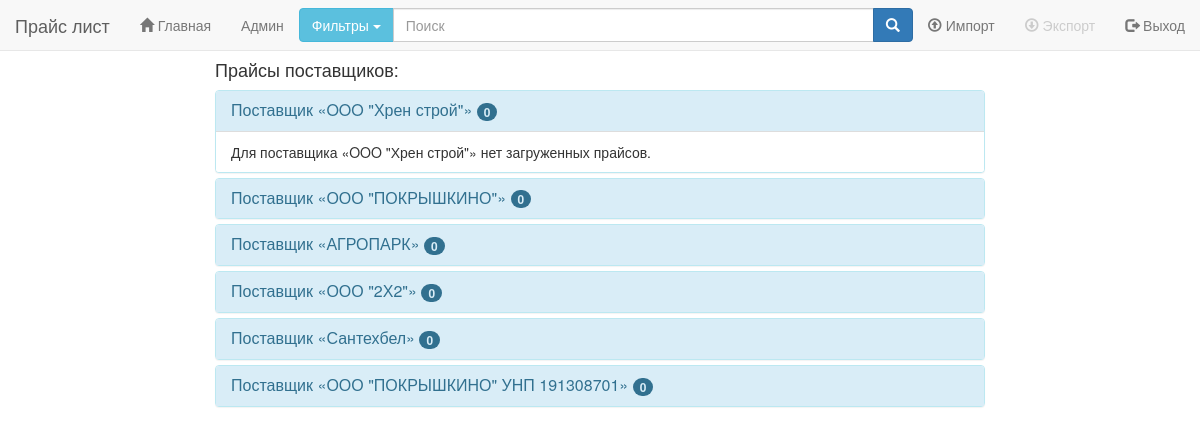
The app's page /price/ (signed in), older data.
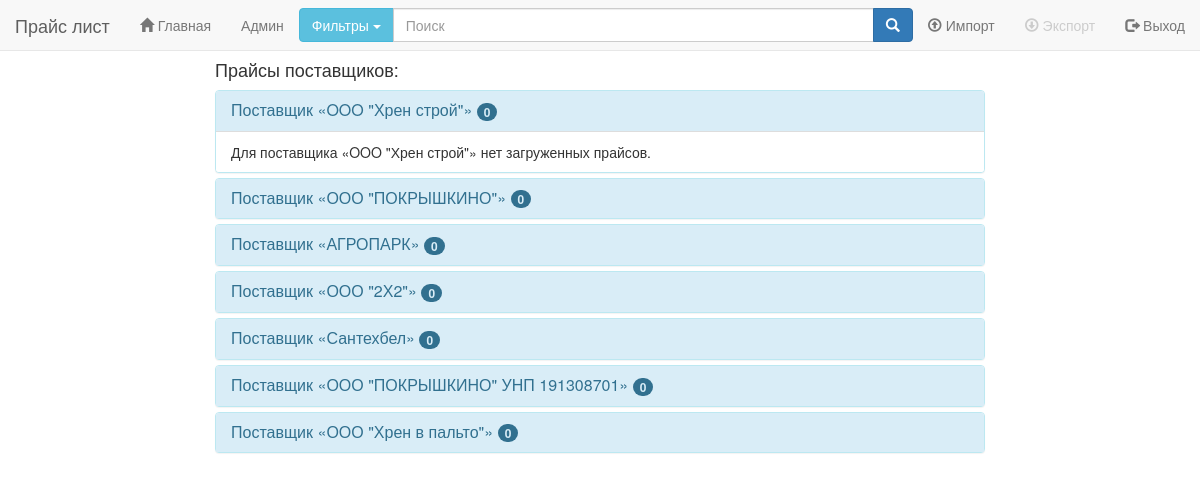
The same page, newer data.
### main_site/models.py (models this page shows, shortened)
class Dealer(models.Model):
	name = models.CharField(max_length=255, null=True)
	class Meta:
		db_table = 't_dealer'

### main_site/views.py (the view, shortened to what this page needs)
class SearchView(View):
	def get(self, request):
		if not request.user.is_authenticated():
			return redirect('/')
		articles = Products.objects.all().order_by('-id')[:30]
		deals = ((i.name, [j for j in Documents.objects.filter(dealer__id=i.id)]) for i in Dealer.objects.all())
		return render(request, 'main_site/rezult.html', {'articles': articles, 'dealers': deals})

### templates/main_site/rezult.html (shortened to what this page needs)
{% extends 'base.html' %}
{% block nav_content %}
	<div class="collapse navbar-collapse" id="bs-example-navbar-collapse-1">
		<ul class="nav navbar-nav">
			<li><a href="/price/"><span class="glyphicon glyphicon-home"></span> Главная</a></li>
			{% if user.is_superuser %}
				<li><a href="/admin/">Админ</a></li>
			{% endif %}
		</ul>
		<ul class="nav navbar-nav navbar-right" style="margin-right: 0px;">
			{% if user.is_superuser %}
				<li><a href="/price/upload/"><span class="glyphicon glyphicon-upload"></span> Импорт</a></li>
				<li class="disabled"><a href="#"><span class="glyphicon glyphicon-download"></span> Экспорт</a></li>
			{% endif %}
			<li><a href="/logout/"><span class="glyphicon glyphicon-log-out"></span> Выход</a></li>
		</ul>
		<form class="navbar-form-alt" role="search">
			<div class="input-group">
				<div class="input-group-btn search-panel">
					<button type="button" class="btn btn-info dropdown-toggle" data-toggle="dropdown">
						<span id="search_concept">Фильтры</span> <span class="caret"></span>
					</button>
				</div>
				<input type="text" name="query" class="form-control" value="" placeholder="Поиск" autocomplete="off" autofocus="autofocus">
				<span class="input-group-btn">
					<button class="btn btn-primary" id="search-btn">
						<span class="glyphicon glyphicon-search">
						</span>
					</button>
				</span>
			</div>
		</form>
	</div>
{% endblock %}
{% block content %}
	{% if user.is_superuser %}
		<div style="margin-top: 60px;">
			{% include 'main_site/dealers.html' %}
		</div>
	{% else %}
		{% include 'main_site/table.html' %}
	{% endif %}
{% endblock %}

### templates/main_site/dealers.html
<h4>Прайсы поставщиков:</h4>
<div class="panel-group" id="accordion">
	{% for key, value in dealers %}
		<div class="panel panel-info">
			<div class="panel-heading">
				<h4 class="panel-title">
					<a data-toggle="collapse" data-parent="#accordion" href="#collapse{{ forloop.counter }}">
						Поставщик &laquo;{{ key }}&raquo;
						<span class="badge" id="badge{{ forloop.counter }}">{{ value|length }}</span>
					</a>
				</h4>
			</div>
			{% if forloop.counter == 1 %}
				<div id="collapse{{ forloop.counter }}" class="panel-collapse collapse in">
			{% else %}
				<div id="collapse{{ forloop.counter }}" class="panel-collapse collapse">
			{% endif %}
				<ul class="list-group">
					{% for v in value %}
						<li class="list-group-item">{{ v.docfile }}
							<a href="#{{ v.id }}" id="rem-file-link" badge="badge{{ forloop.parentloop.counter }}">
							<span class="glyphicon glyphicon-remove"></span></a>
						</li>
					{% empty %}
						<li class="list-group-item">Для поставщика &laquo;{{ key }}&raquo; нет загруженных прайсов.</li>
					{% endfor %}
				</ul>
			</div>
		</div>
	{% empty %}
		<h4>Нет поставщиков.</h4>
	{% endfor %}
</div>

Row changes from the older to the newer data that the page shows:
added Dealer: dealers "ООО \"Хрен в пальто\""
Text that changed along with them:
new list line: "Поставщик « » 0"
